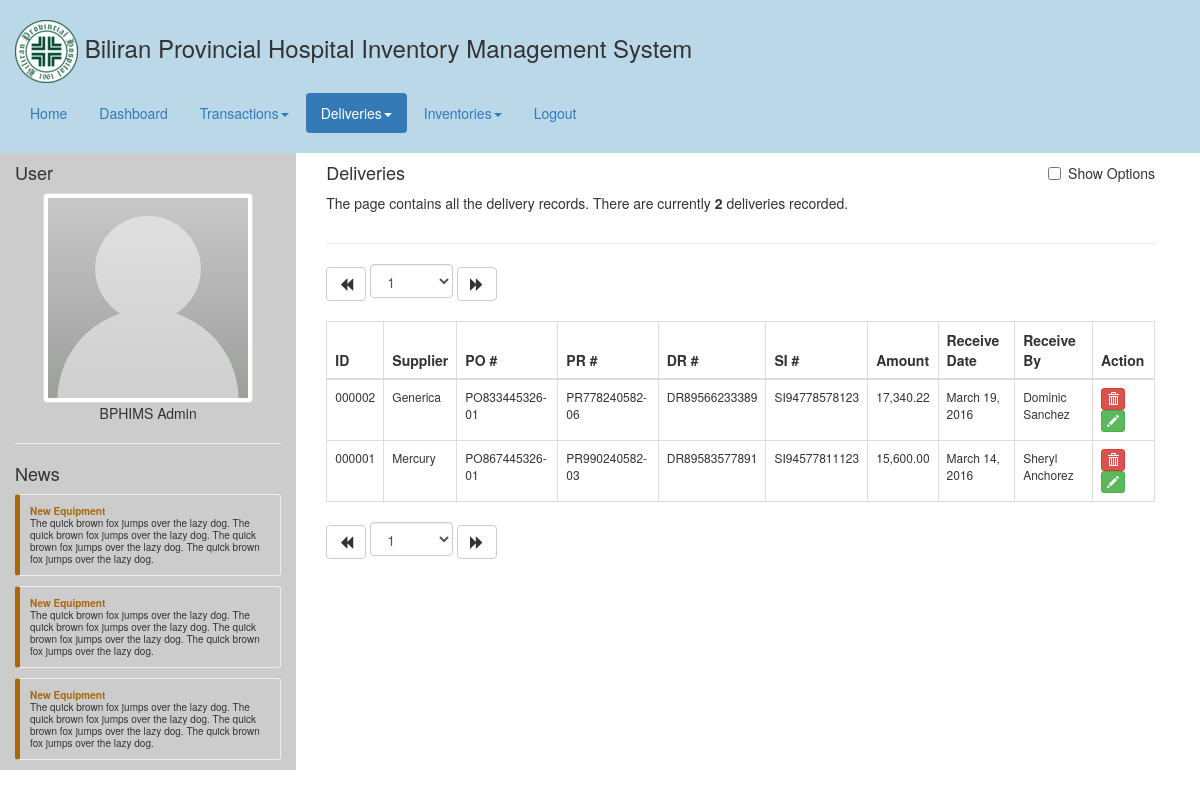
/deliveries.php, run on the app's committed database.
### tables this page shows
CREATE TABLE `delivery` (
  `delivery_id` int(10) UNSIGNED NOT NULL,
  `supplier_id` int(11) NOT NULL,
  `received_by` int(11) NOT NULL,
  `po_number` varchar(255) NOT NULL,
  `pr_number` varchar(255) NOT NULL,
  `dr_number` varchar(255) NOT NULL,
  `si_number` varchar(255) NOT NULL,
  `amount` double NOT NULL,
  `is_consignment` tinyint(1) NOT NULL DEFAULT '0',
  `remarks` text NOT NULL,
  `received_date` timestamp NOT NULL DEFAULT CURRENT_TIMESTAMP ON UPDATE CURRENT_TIMESTAMP,
  `created` timestamp NOT NULL DEFAULT CURRENT_TIMESTAMP,
  `updated` timestamp NOT NULL DEFAULT CURRENT_TIMESTAMP ON UPDATE CURRENT_TIMESTAMP,
  `image` varchar(255) NOT NULL,
  `is_deleted` tinyint(1) NOT NULL DEFAULT '0'
);

CREATE TABLE `supplier` (
  `supplier_id` int(10) UNSIGNED NOT NULL,
  `name` varchar(255) NOT NULL,
  `address` text NOT NULL
);

CREATE TABLE `employee` (
  `employee_id` int(10) UNSIGNED NOT NULL,
  `position_id` int(11) NOT NULL,
  `first_name` varchar(255) NOT NULL,
  `last_name` varchar(255) NOT NULL
);

### php/bphims_api.php (called while the page is built, shortened)
<?php
class BPHIMS {
	public static function getAllDeliveries($limit, $offset) {
		$db = Helper::openDB();
		$sql = "
			SELECT
				d.delivery_id, d.po_number, d.pr_number, d.dr_number, d.si_number, d.amount, d.received_date,
				s.name AS supplier_name,
				e.first_name, e.last_name
			FROM
				`delivery` d
			LEFT JOIN `supplier` s ON s.supplier_id=d.supplier_id
			LEFT JOIN `employee` e ON e.employee_id=d.received_by
			WHERE
				d.is_deleted=0
			ORDER BY
				d.received_date DESC
			LIMIT ".$limit." OFFSET ".$offset."
			";
		$query = mysql_query($sql,$db);
		$result = Helper::getListFromResultQuery($query);
		return $result;
	}
	public static function getAllDeliveriesCount() {
		$db = Helper::openDB();
		$sql = "
			SELECT
				COUNT(*) as total
			FROM
				`delivery` d
			WHERE
				d.is_deleted=0
			";
		$query = mysql_query($sql,$db);
		$result = Helper::getRowFromResultQuery($query);
		return $result['total'];
	}
}
?>

### php/helper.php (called while the page is built, shortened)
<?php
class Helper {
	public static function getRowFromResultQuery($result) {
		return mysql_fetch_assoc($result);
	}
	public static function getListFromResultQuery($result) {
		$lists = array();
		while($d = mysql_fetch_assoc($result)){
			array_push($lists,$d);
		}
		return $lists;
	}
	public static function formatDate($date) {
		return date('F j, Y',strtotime($date));
	}
	public static function formatID($id) {
		return str_pad($id, 6, '0', STR_PAD_LEFT);
	}
}
?>

### deliveries.php (the view, shortened to what this page needs)
<?php
	include("header.php");
	$page = (isset($_GET['page']))?$_GET['page']:1;
	$offset = BPHIMS_TABLE_LIMIT*($page-1);
	$deliveryList = BPHIMS::getAllDeliveries(BPHIMS_TABLE_LIMIT,$offset);
	$totalRecords = BPHIMS::getAllDeliveriesCount();
	$totalPages = ceil($totalRecords/BPHIMS_TABLE_LIMIT);
	$previousPage = ($page!=1)?"deliveries.php?page=".($page-1):"";
	$nextPage = ($page!=$totalPages)?"deliveries.php?page=".($page+1):"";
?>
<div class="common-body">
	<div class="col-md-12">
		<div class="pull-left">
			<h4>Deliveries</h4>
			<p>The page contains all the delivery records. There are currently <b><?php echo $totalRecords; ?></b> deliveries recorded.</p>
		</div>
		<div class="checkbox pull-right">
			<label><input type="checkbox" id="additional-option" value="additional-option"> Show Options</label>
		</div>
		<div class="clearfix"></div>
		<hr/>
		<div class="common-pagination">
			<a class="btn btn-default" href="<?php echo $previousPage; ?>" role="button"><i class="glyphicon glyphicon-backward"></i></a>
			<select class="form-control pagination-selector">
				<?php
					for($i=1; $i<=$totalPages; $i++) {
						$currentPage = ($i==$page)?'selected="selected"':'';
						echo '<option value="'.$i.'" '.$currentPage.'>'.$i.'</option>';
					}
				?>
			</select>
			<a class="btn btn-default" href="<?php echo $nextPage; ?>" role="button"><i class="glyphicon glyphicon-forward"></i></a>
		</div>
		<table class="table-common table table-bordered">
			<thead>
				<th class="td1">ID</th>
				<th class="td2">Supplier</th>
				<th class="td3">PO #</th>
				<th class="td4">PR #</th>
				<th class="td5">DR #</th>
				<th class="td6">SI #</th>
				<th class="td7">Amount</th>
				<th class="td8">Receive Date</th>
				<th class="td9">Receive By</th>
				<th>Action</th>
			</thead>
			<tbody>
				<?php
					foreach($deliveryList as $delivery) {
						$dataDeleteName = '#'.Helper::formatID($delivery['delivery_id']);
						echo '
							<tr">
								<td class="td1">'.Helper::formatID($delivery['delivery_id']).'</td>
								<td class="td2">'.$delivery['supplier_name'].'</td>
								<td class="td3">'.$delivery['po_number'].'</td>
								<td class="td4">'.$delivery['pr_number'].'</td>
								<td class="td5">'.$delivery['dr_number'].'</td>
								<td class="td6">'.$delivery['si_number'].'</td>
								<td class="td7">'.number_format($delivery['amount'], 2).'</td>
								<td class="td8">'.Helper::formatDate($delivery['received_date']).'</td>
								<td class="td9">'.$delivery['first_name'].' '.$delivery['last_name'].'</td>
								<td>
									<button type="button" class="btn btn-xs btn-danger" data-toggle="modal" data-target="#modal-delete" data-delete-name="'.$dataDeleteName.'" data-delete-id="'.$delivery['delivery_id'].'"><i class="glyphicon glyphicon-trash"></i></button>
									<a class="btn btn-xs btn-success" href="deliveries_update.php?delivery_id='.$delivery['delivery_id'].'" data-toggle="tooltip" data-placement="top" title="View / Update"><i class="glyphicon glyphicon-pencil"></i></a>
								</td>
							</tr>
						';
					}
				?>
			</tbody>
		</table>
		<div class="common-pagination">
			<a class="btn btn-default" href="<?php echo $previousPage; ?>" role="button"><i class="glyphicon glyphicon-backward"></i></a>
			<select class="form-control pagination-selector">
				<?php
					for($i=1; $i<=$totalPages; $i++) {
						$currentPage = ($i==$page)?'selected="selected"':'';
						echo '<option value="'.$i.'" '.$currentPage.'>'.$i.'</option>';
					}
				?>
			</select>
			<a class="btn btn-default" href="<?php echo $nextPage; ?>" role="button"><i class="glyphicon glyphicon-forward"></i></a>
		</div>
	</div>
</div>
<?php
	include("footer.php");
?>

### data on the page
delivery: delivery_id "000002", supplier.name "Generica", po_number "PO833445326-01", pr_number "PR778240582-06", dr_number "DR89566233389", si_number "SI94778578123", amount "17,340.22", received_date "March 19, 2016", employee.first_name "Dominic", employee.last_name "Sanchez"
delivery: delivery_id "000001", supplier.name "Mercury", po_number "PO867445326-01", pr_number "PR990240582-03", dr_number "DR89583577891", si_number "SI94577811123", amount "15,600.00", received_date "March 14, 2016", employee.first_name "Sheryl", employee.last_name "Anchorez"

### other printed values
BPHIMS_APPLICATION_NAME "Biliran Provincial Hospital Inventory Management System"
$totalRecords "2"
form field value "1"
